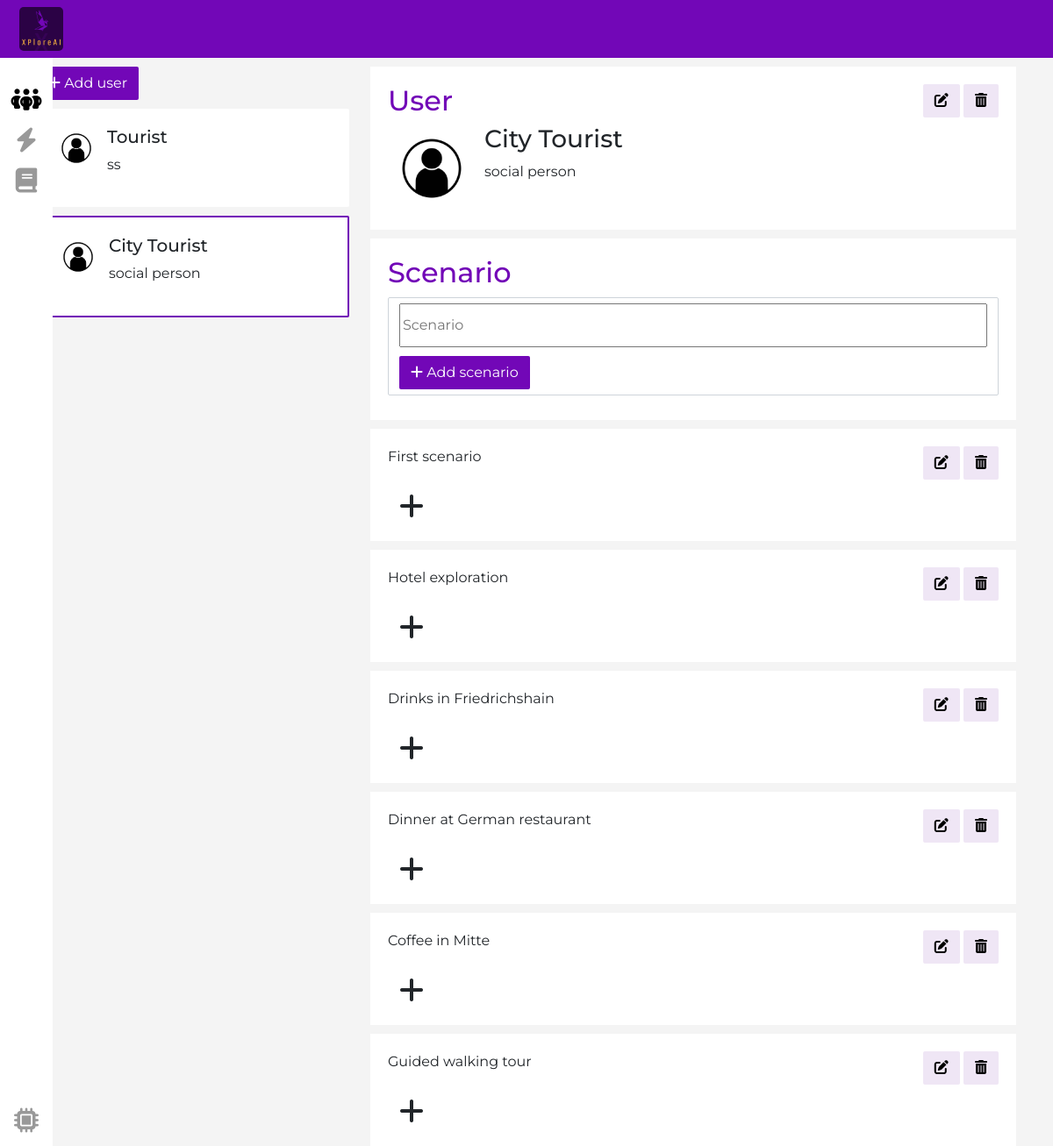
Page /fdd_app/persona=36/create_scenarios on the committed database.
### fdd_app/models.py (models this page shows)
class Persona(models.Model):
  image = models.ImageField(upload_to='personas/', default='personas/default_persona.jpeg')
  name = models.CharField(max_length=100, blank=True)
  description = models.TextField(blank=True)

class Scenario(models.Model):
  persona = models.ForeignKey(Persona, on_delete=models.CASCADE, blank=True)
  description = models.CharField(max_length=300, blank=True)

### fdd_app/views.py (the view, shortened to what this page needs)
# urls.py: path('persona=<int:persona_id>/create_scenarios', views.create_scenarios, name='create_scenarios'),
def create_scenarios(request, persona_id):
  lastest_persona = Persona.objects.latest('id')
  scenario_form = ScenarioForm(request.POST)
  personas = Persona.objects.all().order_by("-id")
  persona = Persona.objects.get(id=persona_id)
  if request.method == "POST":
    if scenario_form.is_valid():
      scenario_form = scenario_form.save(commit=False)
      scenario_form.persona = persona
      scenario_form.save()
      return redirect('/fdd_app/persona={}/create_scenarios'.format(persona_id))
  elif Scenario.objects.all().count() > 0:
    latest_scenario = Scenario.objects.latest('id')
    scenarios = Scenario.objects.filter(persona=persona).order_by("-id")
    scenario = Scenario.objects.earliest('id')
    samples_per_scenario = []
    for s in scenarios:
      samples = Sample.objects.filter(scenario=s, uploaded=True)
      samples_per_scenario.append({'scenario': s, 'samples': samples})
    return render(request, 'fdd_app/create_scenarios.html',
      {
      'latest_persona': lastest_persona,
      'latest_scenario': latest_scenario,
      'scenario_form': scenario_form,
      'personas': personas,
      'persona': persona,
      'scenarios': scenarios,
      'scenario': scenario,
      'samples_per_scenario': samples_per_scenario,
      })

### fdd_app/forms.py
class ScenarioForm(forms.ModelForm):
  description = forms.CharField(widget=forms.TextInput(attrs={'placeholder': 'Scenario'}), label="", required=False)
  class Meta:
    model = Scenario
    exclude = ['persona']

### fdd_app/templates/fdd_app/create_scenarios.html (shortened to what this page needs)
<!DOCTYPE html>
<html lang="en">
<head>
  {% load static %}
  <link rel="stylesheet" type="text/css" href="{% static 'fdd_app/css/style.css' %}">
  <link href="https://cdn.jsdelivr.net/npm/bootstrap@5.2.0-beta1/dist/css/bootstrap.min.css" rel="stylesheet">
  <link rel="stylesheet" href="https://rawgit.com/enyo/dropzone/master/dist/dropzone.css">
</head>
<body class="font greybackground">
  {% block sidebar1 %}{% include 'fdd_app/sidebar1.html' %}{% endblock sidebar1 %}
  {% block navbar %}{% include 'fdd_app/navbar.html' %}{% endblock navbar %}
  <div class="container">
    <div class="row greybackground">
      <div class="col-4">
        <a class="btn primary margin-top-small margin-bottom-small" href="/fdd_app/create_persona"><i class="fa-solid fa-plus"></i> Add user</a>
        {% for p in personas %}
          <div class="{% if p.id == persona.id %}myactive mycard hovershaddow{% else %}mycard hovershaddow{%endif%} margin-bottom-small position-relative d-flex">
            <img class="thumb margin-right-small" src="{{p.image.url}}" alt="/media/personas/default_persona.jpeg">
            <div>
              <h5>{{p.name}}</h5>
              <p>{{p.description}}</p>
            </div>
          </div>
        {% endfor %}
      </div>
      <div class="col-8">
        <div class="whitebackground margin-top-small padding20px">
          <div class="d-flex justify-content-between">
            <h2 class="purple-color">User</h2>
            <div>
              <a class="btn secondary" href="/fdd_app/persona={{persona.id}}/update_persona"><i class="fa-solid fa-pen-to-square"></i></a>
              <a class="btn secondary" href="/fdd_app/persona={{persona.id}}/delete_persona"><i class="fa-solid fa-trash-can"></i></a>
            </div>
          </div>
          <div class="d-flex">
            <img class="largethumb margin-right-small" src="{{persona.image.url}}" alt="/media/personas/default_persona.jpeg">
            <div>
              <h3>{{persona.name}}</h3>
              <p>{{persona.description}}</p>
            </div>
          </div>
        </div>
        <div class="whitebackground margin-top-small padding20px">
          <h2 class="purple-color">Scenario</h2>
          <form method="post" enctype="multipart/form-data" class="form-control form-label border-radius">
            <div class="margin-bottom-small">
              {{ scenario_form.description }}
            </div>
            <button type="submit" class="btn primary"><i class="fa-solid fa-plus"></i> Add scenario</button>
          </form>
        </div>
        {% if scenarios|length > 0 %}
          {% for item in samples_per_scenario %}
          <div class="whitebackground margin-top-small padding20px">
            <div class="d-flex justify-content-between">
              <div>
                <p>{{item.scenario.description}}</p>
              </div>
              <div>
                <a class="btn secondary" href="/fdd_app/persona={{persona.id}}/scenario={{item.scenario.id}}/update_scenario"><i class="fa-solid fa-pen-to-square"></i></a>
                <a class="btn secondary" href="/fdd_app/persona={{persona.id}}/scenario={{item.scenario.id}}/delete_scenario"><i class="fa-solid fa-trash-can"></i></a>
              </div>
            </div>
            <div class="row">
              <div>
                <button type="button" class="btn margin-top-small" data-bs-toggle="modal" data-bs-target="#exampleModal{{item.scenario.id}}">
                  <i class="fa-solid fa-plus fa-2xl"></i>
                </button>
              </div>
            </div>
          </div>
          {% endfor %}
        {% endif %}
        </div> <! -- END RIGHT -->
    </div> <! -- END ROW -->
  </div> <! -- END CONTAINER -->
</body>
</html>

### fdd_app/static/fdd_app/css/style.css (style rules this page uses)
:root { --purple: #7207B7; --white: #ffffff; --gold: #ECA355; --lightgold: rgba(236, 163, 85, 0.2); --light: #F9FAFB; --lightpurple: #efe6f5; --black: #000000; --red: red; --yellow: yellow; --green: green; --blue: blue; --pink: #BB657B; --grey: #f4f4f4; --darkpurple: #2b0245; --disabled: #A05BCD; }
body.font { font-family: 'Montserrat', sans-serif; }
.greybackground { background-color: var(--grey); }
.mycard { border-radius: 2px; padding: 20px; background-color: white; }
.myactive { border: 2px solid var(--purple); }
.thumb { max-height: 50px; width: auto; border-radius: 2px; }
.largethumb { max-width: 100px; height: auto; border-radius: 2px; }
#id_description { width: 100%; height: 50px; }
.purple-color { color: var(--purple); }
.primary { background-color: var(--purple) !important; color: var(--white) !important; }
.secondary { background-color: var(--lightpurple) !important; color: var(--black) !important; }
.btn { border-radius: 2px !important; }
.border-radius { border-radius: 2px !important; }
.padding20px { padding: 20px !important; }
.margin-bottom-small { margin-bottom: 10px; }
.margin-top-small { margin-top: 10px !important; }
.margin-right-small { margin-right: 10px; }
.whitebackground { background-color: white; }

### rows in the picture
Persona: image (placeholder picture), name "Tourist", description "ss"
Persona: image (placeholder picture), name "City Tourist", description "social person"
Scenario: scenario.description "First scenario"
Scenario: scenario.description "Hotel exploration"
Scenario: scenario.description "Drinks in Friedrichshain"
Scenario: scenario.description "Dinner at German restaurant"
Scenario: scenario.description "Coffee in Mitte"
Scenario: scenario.description "Guided walking tour"
